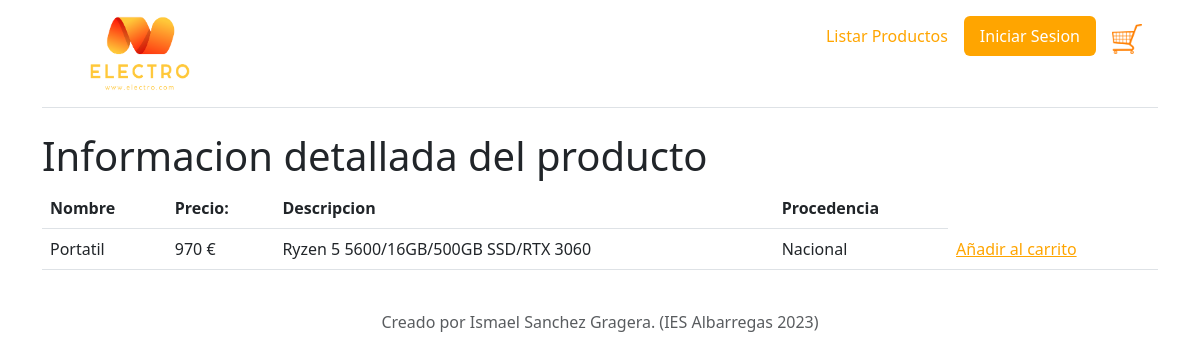
The page /public/TIENDACARLOS/index.php?controller=ProductController&action=getProductById&id_product=28 on the database its author committed.
### tables this page shows
CREATE TABLE IF NOT EXISTS `Productos` (
  `id_producto` int(11) NOT NULL AUTO_INCREMENT,
  `nombre` varchar(50) NOT NULL DEFAULT '',
  `descripcion` varchar(255) NOT NULL DEFAULT '',
  `precio` int(11) NOT NULL DEFAULT 0,
  `procedencia` int(11) NOT NULL DEFAULT 0,
  PRIMARY KEY (`id_producto`)
);

### public/TIENDACARLOS/views/View.php (called while the page is built)
<?php
class View {
    public static function show ($viewName, $data=null){
        include_once ("header.php");
        include ("$viewName.php");
        include_once ("footer.php");
    }
}
?>

### public/TIENDACARLOS/models/productos.php (called while the page is built, shortened)
<?php
include_once ('db/db.php');
class ProductoDAO {
    public $db_con;
    public function __construct (){
        $this->db_con=Database::connect();
    }
    public function getProductById ($id){
        $stmt= $this->db_con->prepare("Select * from Productos where id_producto=$id");
        $stmt->setFetchMode(PDO::FETCH_ASSOC);
        $stmt->execute();
        return $stmt->fetch();
    }
}
?>

### public/TIENDACARLOS/db/db.php (called while the page is built, shortened)
<?php
class Database {
    public static function connect ()
    {
        $host='mariadb';
        $dbname=getenv ('MARIADB_DATABASE');
        try {
            $dsn = 'mysql:host='.$host.";dbname=".$dbname.";charset=UTF8";;
            $dbh = new PDO($dsn, getenv('MARIADB_USER'), getenv ('MARIADB_PASSWORD'));
            $dbh->setAttribute (PDO::ATTR_ERRMODE, PDO::ERRMODE_EXCEPTION);
            return $dbh;
        } catch (PDOException $e){
            echo $e->getMessage();
        }
    }
}
?>

### public/TIENDACARLOS/views/productoporid.php (the view)
<div class="container">
    <h1> Informacion detallada del producto </h1>
    <table class="table">
        <tr><th>Nombre</th> <th>Precio:</th><th>Descripcion</th><th>Procedencia</th></tr>
        <?php
                $enlaceid='<a href="index.php?controller=ProductController&action=addCarrito&id_product='.$data['id_producto'].'" style="color:orange;">Añadir al carrito</a>';
                echo "<tr>
                      <td hidden>".$data['id_producto']."</td>
                      <td>".$data['nombre']."</td>
                      <td>".$data['precio']." € </td>
                      <td>".$data['descripcion']."</td>
                      <td>";if(($data['procedencia'])==0){
                        echo "Nacional";
                      }else{
                        echo"Internacional";
                      }
                      echo "</td>
                      <td>".$enlaceid."</td>
                      </tr>";
        ?>
    </table>
</div>

### rows shown on the page
productos: nombre "Portatil", precio "970", descripcion "Ryzen 5 5600/16GB/500GB SSD/RTX 3060"
